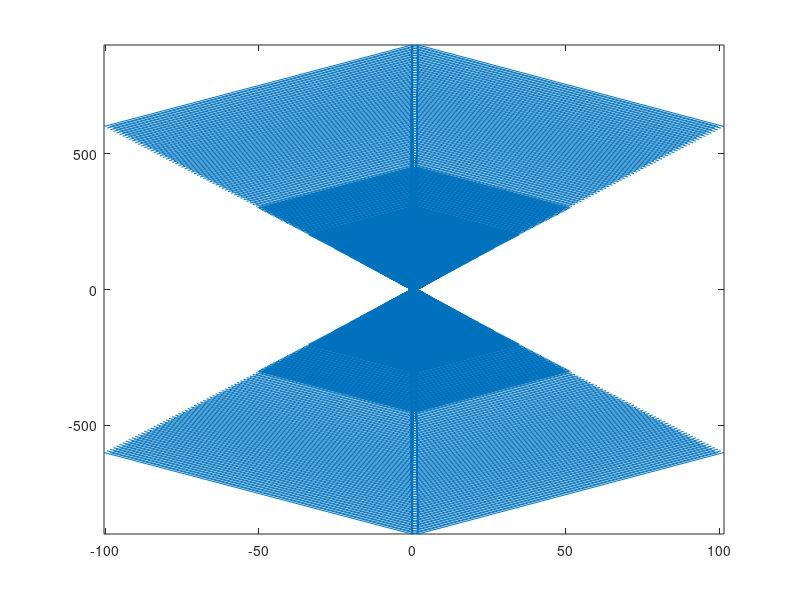

Reproduce this figure in MATLAB.
%% Problem 1
h=.01;

[X, Y]=meshgrid(-1:h:1,-1:h:1);      % the grid is now rectangular
f = -10*X./Y;
contour(X, Y, f, -10:1:10);  
hold on                         
dx=ones(size(X));
quiver(X, Y, dx, f)
axis tight
hold off